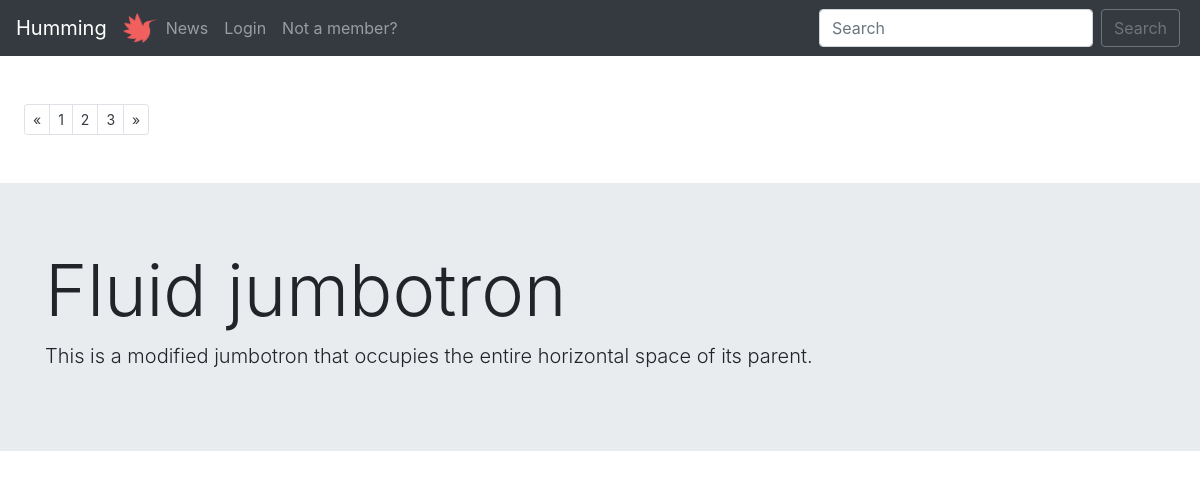
Before: / with the older database file.
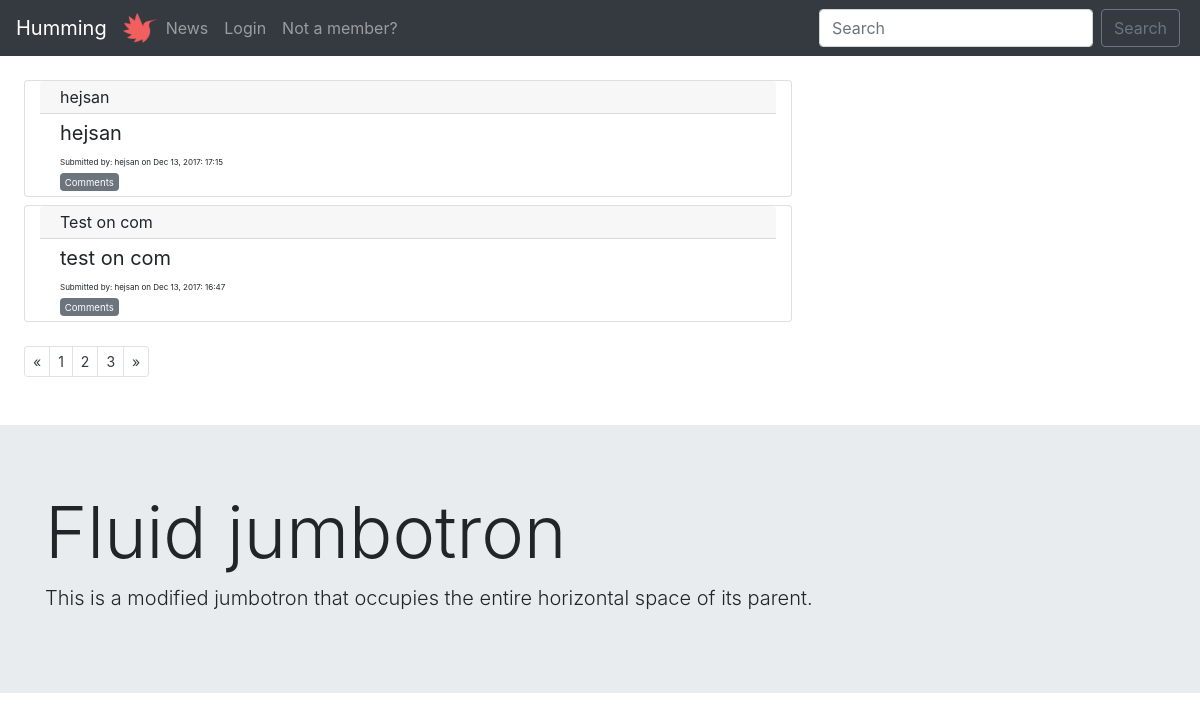
After: the same page with the newer database file.
### tables this page shows
CREATE TABLE "posts" (
	`title`	TEXT NOT NULL,
	`description`	TEXT NOT NULL,
	`url`	TEXT,
	`postID`	INTEGER NOT NULL PRIMARY KEY AUTOINCREMENT UNIQUE,
	`postdate`	INTEGER,
	`userID`	INTEGER
);

CREATE TABLE "users" (
	`userID`	INTEGER PRIMARY KEY AUTOINCREMENT,
	`username`	VARCHAR NOT NULL UNIQUE,
	`email`	VARCHAR NOT NULL UNIQUE,
	`password`	VARCHAR NOT NULL,
	`bio`	VARCHAR,
	`picture`	VARCHAR,
	`postID`	INTEGER
);

### index.php (called while the page is built)
<?php require __DIR__.'/viewings/header.php'; ?>
<?php require __DIR__.'/forum.php'; ?>
<?php require __DIR__.'/viewings/footer.php'; ?>

### php/functions.php (called while the page is built, shortened)
<?php
function posts($pdo) {
  $allPosts = "SELECT * FROM posts
               LEFT JOIN users
               ON posts.userID=users.userID
               ORDER BY postID DESC";
  $statement = $pdo->prepare($allPosts);
  $statement->execute();
  $resultPosts = $statement->fetchAll(PDO::FETCH_ASSOC);
  return $resultPosts;
}

### forum.php (the view, shortened to what this page needs)
<div class="m-4">
    <?php $posts = posts($pdo) ?>
    <?php foreach($posts as $post):?>
      <div class="card col-sm-8 mt-2">
            <div class="card-header pt-1 pb-1">
              <?php echo $post['title'];?>
            </div>
            <div class="card-body pt-1 pb-1">
            <blockquote class="blockquote mb-0">
            <p class="mb-0">
              <?php echo $post['description']; ?>
            </p>
            <p class="mb-0 smallfont">
              Submitted by: <?php echo $post['username'].' on '.$post['postdate'] ?>
            </p>
          </blockquote>
          <a href="/commentsform.php" class="badge badge-secondary"><p class="mb-0"><small>Comments</small></p></a>
        </div>
      </div>
    <?php endforeach; ?>
  <nav>
    <ul class="pagination pagination-sm pt-4">
      <li class="page-item">
        <a class="page-link text-dark" href="#" aria-label="Previous">
          <span aria-hidden="true">&laquo;</span>
        </a>
      </li>
      <li class="page-item"><a class="page-link text-dark" href="#">1</a></li>
      <li class="page-item"><a class="page-link text-dark" href="#">2</a></li>
      <li class="page-item"><a class="page-link text-dark" href="#">3</a></li>
      <li class="page-item">
        <a class="page-link text-dark" href="#" aria-label="Next">
          <span aria-hidden="true">&raquo;</span>
        </a>
      </li>
    </ul>
  </nav>
</div>

### viewings/header.php (shortened to what this page needs)
<!DOCTYPE html>
<html lang="en">
<head>
  <link rel="stylesheet" href="../style/main.css">
  <link rel="stylesheet" href="https://maxcdn.bootstrapcdn.com/bootstrap/4.0.0-beta.2/css/bootstrap.min.css">
</head>
<body>
  <?php require __DIR__.'/navigation.php'; ?>

### viewings/navigation.php (shortened to what this page needs)
<nav class="navbar navbar-expand-lg navbar-dark bg-dark">
  <a class="navbar-brand" href="/index.php">Humming</a>
  <img src="../images/hummingLogo.png" width="35" height="30" class="d-inline-block align-top" alt="">
  <div class="collapse navbar-collapse" id="navbarSupportedContent">
    <ul class="navbar-nav ml-auto w-100 justify-content-start">
      <li class="nav-item">
        <a class="nav-link" href="/news.php">News<span class="sr-only">(current)</span></a>
      </li>
    <?php if (!isset($_SESSION['users'])):?>
      <li class="nav-item">
        <a href="../loginform.php" class="nav-link">Login</a>
      </li>
    <?php endif; ?>
    <?php if (!isset($_SESSION['users'])):?>
      <li class="nav-item pull-right">
        <a class="nav-link" href="/registerform.php">Not a member?</a>
      </li>
    <?php endif; ?>
  </ul>
    <ul class="nav navbar-nav ml-auto w-100 mr-1 justify-content-end">
  <form class="form-inline my-2 my-lg-0">
    <input class="form-control mr-sm-2" type="search" placeholder="Search" aria-label="Search">
    <button class="btn btn-outline-secondary my-2 my-sm-0" type="submit">Search</button>
  </form>
</ul>
</div>
</nav>

### viewings/footer.php (shortened to what this page needs)
<div class="jumbotron jumbotron-fluid mt-5 mb-0">
  <div class="container">
    <h1 class="display-3">Fluid jumbotron</h1>
    <p class="lead">This is a modified jumbotron that occupies the entire horizontal space of its parent.</p>
  </div>
</div>
</body>
</html>

### style/main.css (style rules this page uses)
.smallfont { font-size: 8px; }

Changed rows visible on the page:
added posts: title "hejsan", description "hejsan", userID.username "hejsan", postdate "Dec 13, 2017: 17:15"
added posts: title "Test on com", description "test on com", userID.username "hejsan", postdate "Dec 13, 2017: 16:47"
